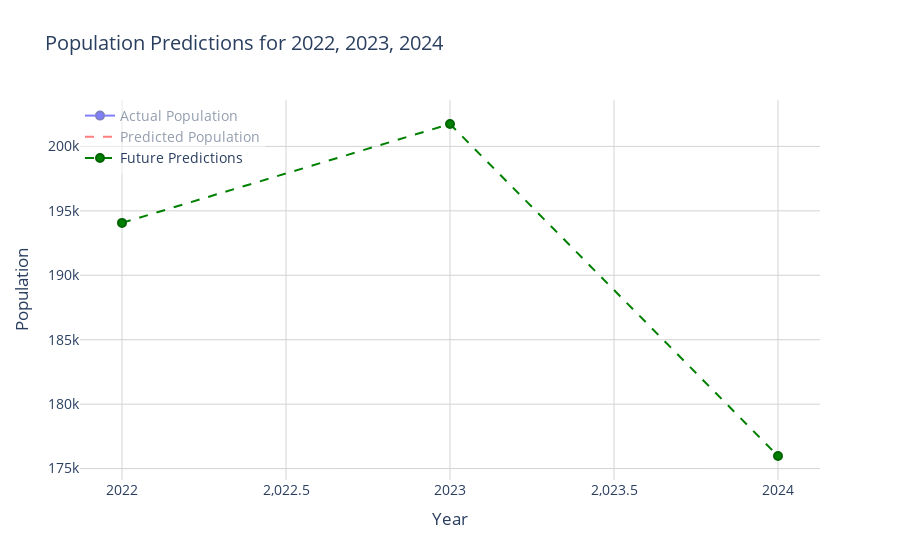

Notebook code for this chart:
### Markdown cell above
Round the numbers to the nearest whole. Thus, our final conclusion can be:

### 2022

194064 people

### 2023

201739 people

### 2024

175977 people

### Code cell
future_predictions = interaction_model.predict(predict_df)
# Future Predictions
years = [2022, 2023, 2024]
future_populations = future_predictions.values

# Create traces
actual_trace = go.Scatter(
    x=analysis_df['year'],
    y=analysis_df['population'],
    mode='markers+lines',
    name='Actual Population',
    marker=dict(color='blue', size=8, line=dict(width=2, color='darkblue')),
    line=dict(width=2)
)
predicted_trace = go.Scatter(
    x=analysis_df['year'],
    y=interaction_model.fittedvalues if interaction_model else analysis_df['population'],  # Simulated for demo
    mode='lines',
    name='Predicted Population',
    line=dict(dash='dash', color='red', width=2)
)
future_trace = go.Scatter(
    x=years,
    y=future_populations,
    mode='markers+lines',
    name='Future Predictions',
    line=dict(dash='dash', color='green', width=2),
    marker=dict(color='green', size=8, line=dict(width=2, color='darkgreen'))
)

# Create figure
fig = make_subplots()
fig.add_trace(actual_trace)
fig.add_trace(predicted_trace)
fig.add_trace(future_trace)

# Update layout
fig.update_layout(
    title='Population Predictions for 2022, 2023, 2024',
    xaxis_title='Year',
    yaxis_title='Population',
    legend=dict(x=0, y=1, traceorder='normal', bgcolor='rgba(255,255,255,0.5)'),
    plot_bgcolor='white',
    xaxis=dict(showgrid=True, gridcolor='lightgrey', zerolinecolor='grey'),
    yaxis=dict(showgrid=True, gridcolor='lightgrey', zerolinecolor='grey'),
    font=dict(size=14)
)

# Show plot
fig.show()

### Figure 1 — Plotly figure (JSON) as saved in the notebook; plotly's stock layout.template omitted (floating-point values rounded to 4 significant figures)
{"data": [{"line": {"width": 2}, "marker": {"color": "blue", "line": {"color": "darkblue", "width": 2}, "size": 8}, "mode": "markers+lines", "name": "Actual Population", "type": "scatter", "visible": "legendonly", "x": [2001, 2002, 2003, 2004, 2005, 2006, 2007, 2008, 2009, 2010, 2011, 2012, 2013, 2014, 2015, 2016, 2017, 2018, 2019, 2020, 2021], "y": [55398, 60415, 65954, 71425, 76034, 80154, 85366, 89937, 94247, 97623, 100240, 107578, 118711, 127975, 136872, 146096, 159141, 170317, 178994, 183628, 169860]}, {"line": {"color": "red", "dash": "dash", "width": 2}, "mode": "lines", "name": "Predicted Population", "type": "scatter", "visible": "legendonly", "x": [2001, 2002, 2003, 2004, 2005, 2006, 2007, 2008, 2009, 2010, 2011, 2012, 2013, 2014, 2015, 2016, 2017, 2018, 2019, 2020, 2021], "y": [55730.0, 60580.0, 65460.0, 70320.0, 75180.0, 80040.0, 84920.0, 89780.0, 94620.0, 99500.0, 104400.0, 109300.0, 114300.0, 127100.0, 138400.0, 149500.0, 158800.0, 169000.0, 175000.0, 171500.0, 182500.0]}, {"line": {"color": "green", "dash": "dash", "width": 2}, "marker": {"color": "green", "line": {"color": "darkgreen", "width": 2}, "size": 8}, "mode": "markers+lines", "name": "Future Predictions", "type": "scatter", "visible": true, "x": [2022, 2023, 2024], "y": [194100.0, 201700.0, 176000.0]}], "layout": {"autosize": true, "font": {"size": 14}, "legend": {"bgcolor": "rgba(255,255,255,0.5)", "traceorder": "normal", "x": 0, "y": 1}, "plot_bgcolor": "white", "title": {"text": "Population Predictions for 2022, 2023, 2024"}, "xaxis": {"anchor": "y", "autorange": true, "domain": [0, 1], "gridcolor": "lightgrey", "range": [2022.0, 2024.0], "showgrid": true, "title": {"text": "Year"}, "type": "linear", "zerolinecolor": "grey"}, "yaxis": {"anchor": "x", "autorange": true, "domain": [0, 1], "gridcolor": "lightgrey", "range": [173600.0, 204100.0], "showgrid": true, "title": {"text": "Population"}, "type": "linear", "zerolinecolor": "grey"}}}
